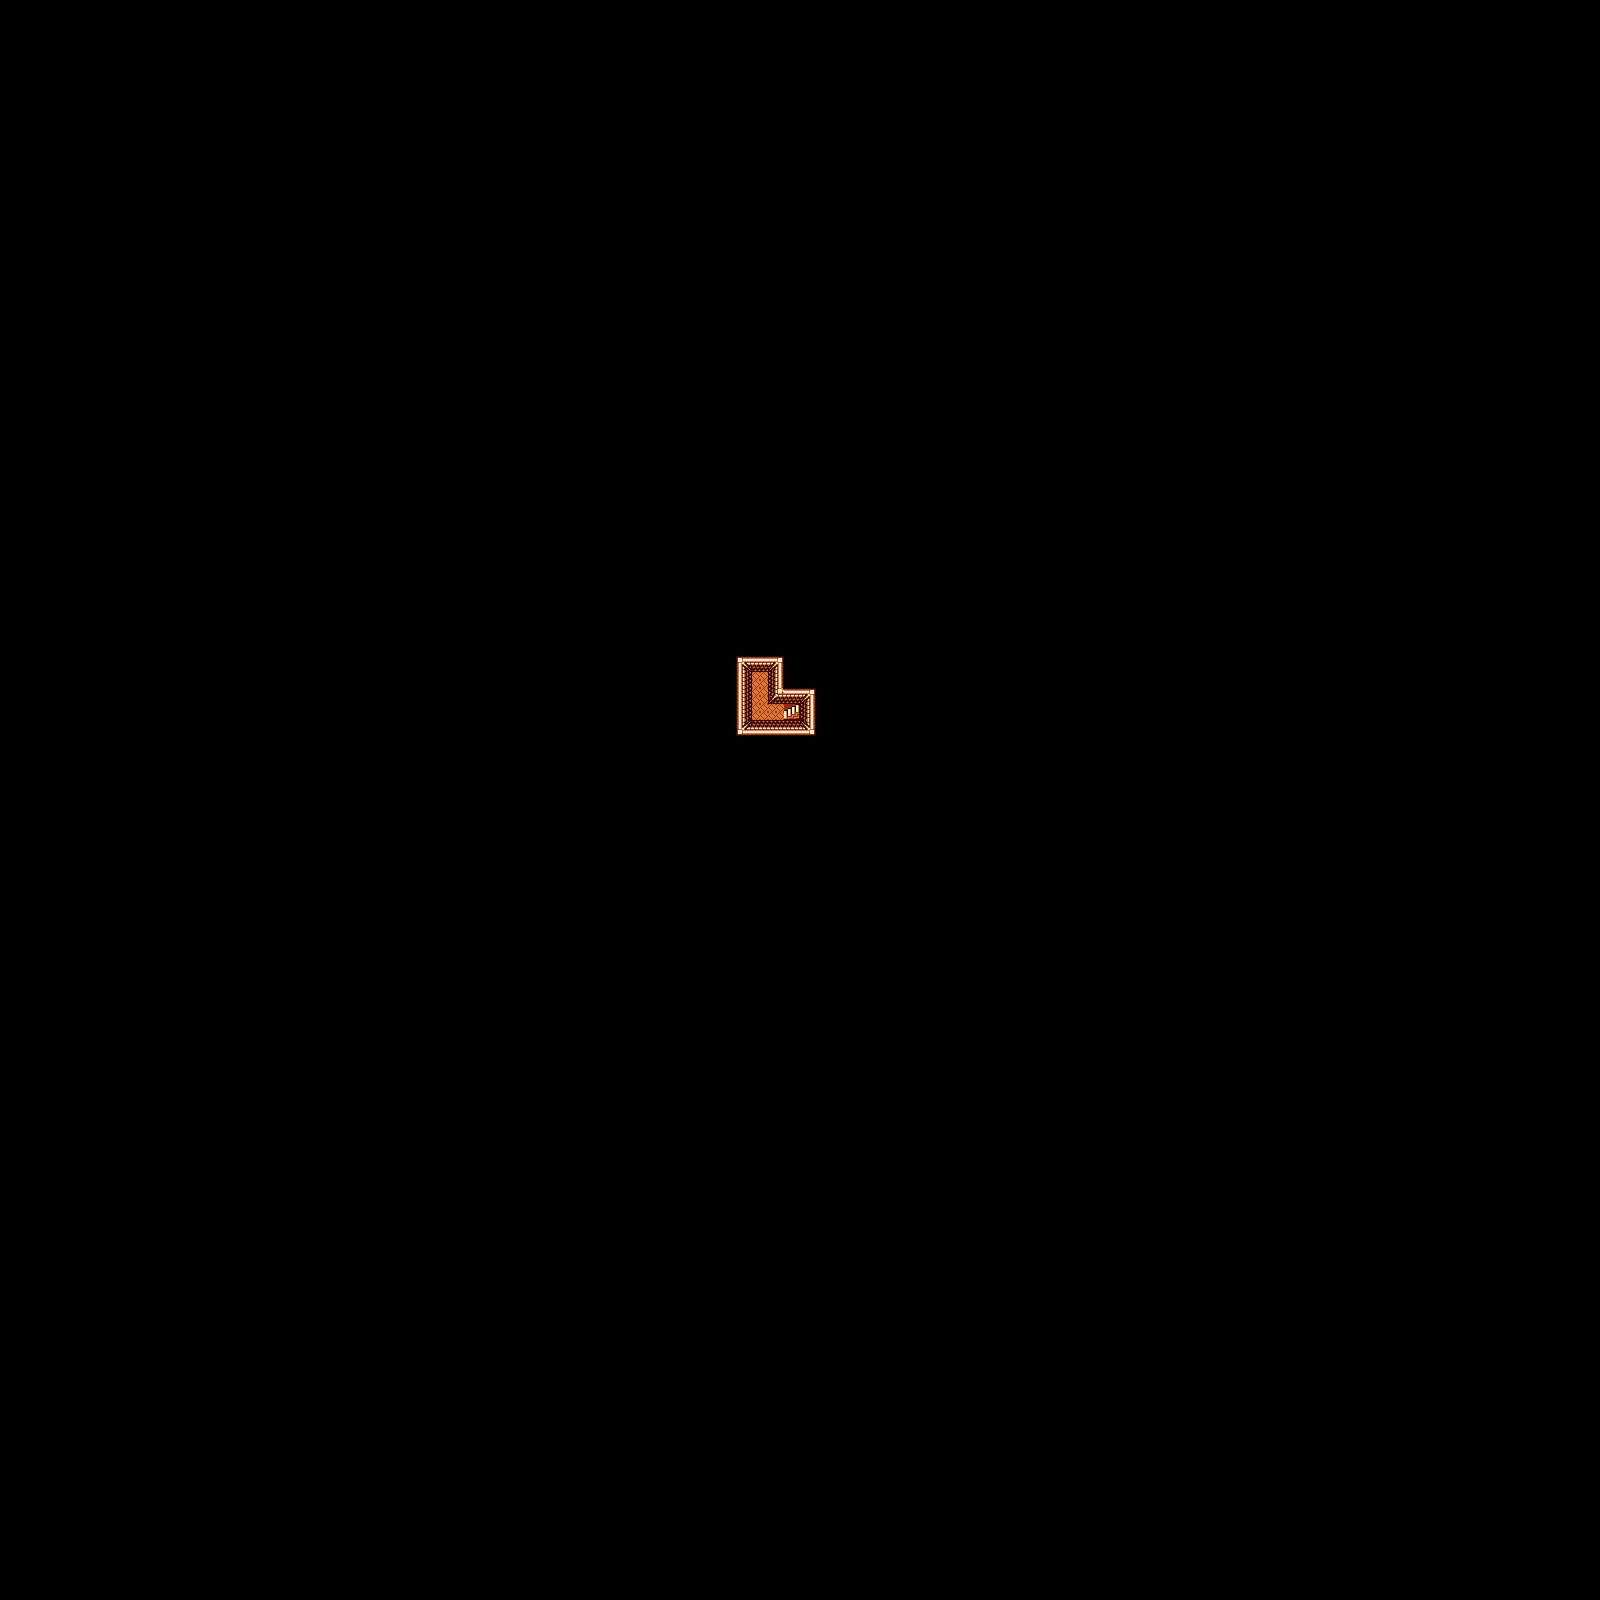

A level layout from a 2D game, rendered from its tile map. Below: a short description, then the map file with tile-grid data replaced by summaries:
An orthogonal 100x100 tile map with 16x16 px tiles, 1 tile layer (Tile Layer 1) and 2 objects (Container, MapLink).

<map version="1.0" orientation="orthogonal" renderorder="right-down" width="100" height="100" tilewidth="16" tileheight="16" nextobjectid="31">
 <tileset firstgid="1" source="tileset.tsx" />
 <layer name="Tile Layer 1" width="100" height="100">
  <data>[10000 cells, 21 non-empty, 8 distinct tile ids]</data>
 </layer>
 <objectgroup name="Object Layer 1">
  <object id="21" name="Chest" type="Container" gid="85" x="752" y="688" width="16" height="16">
   <properties>
    <property name="Items" value="Bronze Sword" />
   </properties>
  </object>
  <object id="22" name="to_dungeon01" type="MapLink" x="784" y="704" width="16" height="16">
   <properties>
    <property name="DestMap" value="dungeon01" />
    <property name="DestX" type="int" value="50" />
    <property name="DestY" type="int" value="44" />
   </properties>
  </object>
 </objectgroup>
</map>
